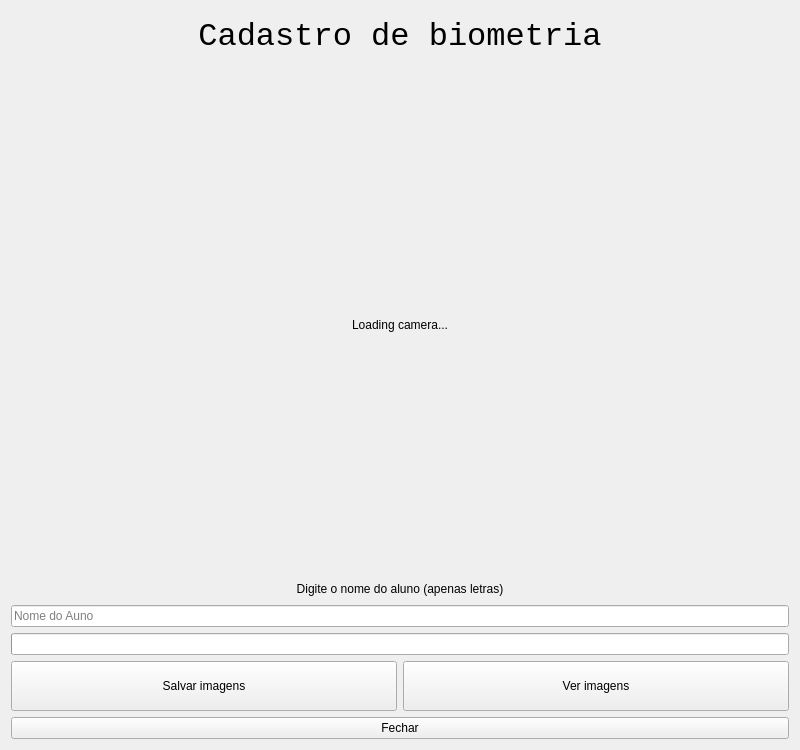
<?xml version="1.0" encoding="UTF-8"?>
<ui version="4.0">
 <class>Training_qW</class>
 <widget class="QWidget" name="Training_qW">
  <property name="geometry">
   <rect>
    <x>0</x>
    <y>0</y>
    <width>800</width>
    <height>750</height>
   </rect>
  </property>
  <property name="minimumSize">
   <size>
    <width>800</width>
    <height>750</height>
   </size>
  </property>
  <property name="windowTitle">
   <string>4Safety</string>
  </property>
  <layout class="QGridLayout" name="gridLayout">
   <item row="5" column="0">
    <widget class="QPushButton" name="save_images_qPB">
     <property name="minimumSize">
      <size>
       <width>0</width>
       <height>50</height>
      </size>
     </property>
     <property name="text">
      <string>Salvar imagens</string>
     </property>
    </widget>
   </item>
   <item row="6" column="0" colspan="2">
    <widget class="QPushButton" name="close_qPB">
     <property name="text">
      <string>Fechar</string>
     </property>
    </widget>
   </item>
   <item row="3" column="0" colspan="2">
    <widget class="QLineEdit" name="student_name_LE">
     <property name="placeholderText">
      <string>Nome do Auno</string>
     </property>
    </widget>
   </item>
   <item row="2" column="0" colspan="2">
    <widget class="QLabel" name="message_qL">
     <property name="maximumSize">
      <size>
       <width>16777215</width>
       <height>20</height>
      </size>
     </property>
     <property name="text">
      <string>Digite o nome do aluno (apenas letras)</string>
     </property>
     <property name="alignment">
      <set>Qt::AlignCenter</set>
     </property>
    </widget>
   </item>
   <item row="0" column="0" colspan="2">
    <layout class="QGridLayout" name="Training_qGL">
     <item row="1" column="0">
      <spacer name="verticalSpacer">
       <property name="orientation">
        <enum>Qt::Vertical</enum>
       </property>
       <property name="sizeType">
        <enum>QSizePolicy::Fixed</enum>
       </property>
       <property name="sizeHint" stdset="0">
        <size>
         <width>20</width>
         <height>10</height>
        </size>
       </property>
      </spacer>
     </item>
     <item row="2" column="0">
      <widget class="QLabel" name="camera_qL">
       <property name="minimumSize">
        <size>
         <width>640</width>
         <height>480</height>
        </size>
       </property>
       <property name="maximumSize">
        <size>
         <width>16777215</width>
         <height>16777215</height>
        </size>
       </property>
       <property name="text">
        <string>Loading camera...</string>
       </property>
       <property name="alignment">
        <set>Qt::AlignCenter</set>
       </property>
      </widget>
     </item>
     <item row="0" column="0">
      <widget class="QLabel" name="title_qL">
       <property name="maximumSize">
        <size>
         <width>16777215</width>
         <height>50</height>
        </size>
       </property>
       <property name="font">
        <font>
         <family>Consolas</family>
         <pointsize>24</pointsize>
        </font>
       </property>
       <property name="text">
        <string>Cadastro de biometria</string>
       </property>
       <property name="alignment">
        <set>Qt::AlignCenter</set>
       </property>
      </widget>
     </item>
    </layout>
   </item>
   <item row="5" column="1">
    <widget class="QPushButton" name="gallery_qPB">
     <property name="minimumSize">
      <size>
       <width>0</width>
       <height>50</height>
      </size>
     </property>
     <property name="text">
      <string>Ver imagens</string>
     </property>
    </widget>
   </item>
   <item row="4" column="0" colspan="2">
    <widget class="QProgressBar" name="saving_qPrB">
     <property name="enabled">
      <bool>true</bool>
     </property>
     <property name="maximum">
      <number>100</number>
     </property>
     <property name="value">
      <number>0</number>
     </property>
     <property name="textVisible">
      <bool>false</bool>
     </property>
     <property name="invertedAppearance">
      <bool>false</bool>
     </property>
    </widget>
   </item>
  </layout>
 </widget>
 <tabstops>
  <tabstop>student_name_LE</tabstop>
  <tabstop>save_images_qPB</tabstop>
  <tabstop>gallery_qPB</tabstop>
  <tabstop>close_qPB</tabstop>
 </tabstops>
 <resources/>
 <connections/>
</ui>
